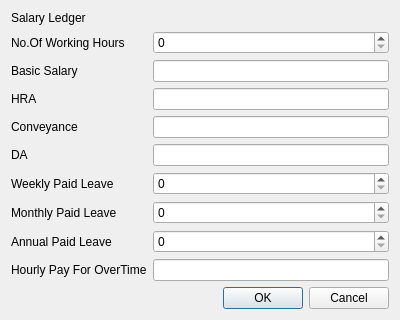
<?xml version="1.0" encoding="UTF-8"?>
<ui version="4.0">
 <class>AddEmployeeSalaryDetails</class>
 <widget class="QWidget" name="AddEmployeeSalaryDetails">
  <property name="geometry">
   <rect>
    <x>0</x>
    <y>0</y>
    <width>400</width>
    <height>300</height>
   </rect>
  </property>
  <property name="windowTitle">
   <string>Form</string>
  </property>
  <layout class="QVBoxLayout" name="verticalLayout">
   <item>
    <layout class="QFormLayout" name="formLayout_3">
     <item row="1" column="0">
      <widget class="QLabel" name="noOfWorkingHoursLabel">
       <property name="text">
        <string>No.Of Working Hours</string>
       </property>
      </widget>
     </item>
     <item row="1" column="1">
      <widget class="QSpinBox" name="noOfWorkingHoursSpinBox"/>
     </item>
     <item row="2" column="0">
      <widget class="QLabel" name="basicSalaryLabel">
       <property name="text">
        <string>Basic Salary</string>
       </property>
      </widget>
     </item>
     <item row="2" column="1">
      <widget class="QLineEdit" name="basicSalaryLineEdit"/>
     </item>
     <item row="3" column="0">
      <widget class="QLabel" name="hRALabel">
       <property name="text">
        <string>HRA</string>
       </property>
      </widget>
     </item>
     <item row="3" column="1">
      <widget class="QLineEdit" name="hRALineEdit"/>
     </item>
     <item row="4" column="0">
      <widget class="QLabel" name="conveyanceLabel">
       <property name="text">
        <string>Conveyance</string>
       </property>
      </widget>
     </item>
     <item row="4" column="1">
      <widget class="QLineEdit" name="conveyanceLineEdit"/>
     </item>
     <item row="5" column="0">
      <widget class="QLabel" name="dALabel">
       <property name="text">
        <string>DA</string>
       </property>
      </widget>
     </item>
     <item row="5" column="1">
      <widget class="QLineEdit" name="dALineEdit"/>
     </item>
     <item row="6" column="0">
      <widget class="QLabel" name="weeklyPaidLeaveLabel">
       <property name="text">
        <string>Weekly Paid Leave</string>
       </property>
      </widget>
     </item>
     <item row="6" column="1">
      <widget class="QSpinBox" name="weeklyLeaveSpinBox"/>
     </item>
     <item row="7" column="0">
      <widget class="QLabel" name="monthlyPaidLeaveLabel">
       <property name="text">
        <string>Monthly Paid Leave</string>
       </property>
      </widget>
     </item>
     <item row="7" column="1">
      <widget class="QSpinBox" name="MonthlySpinBox"/>
     </item>
     <item row="8" column="0">
      <widget class="QLabel" name="annualPaidLeaveLabel">
       <property name="text">
        <string>Annual Paid Leave</string>
       </property>
      </widget>
     </item>
     <item row="8" column="1">
      <widget class="QSpinBox" name="AnnualLeaveSpinBox"/>
     </item>
     <item row="9" column="0">
      <widget class="QLabel" name="hourlyPayForOverTimeLabel">
       <property name="text">
        <string>Hourly Pay For OverTime</string>
       </property>
      </widget>
     </item>
     <item row="9" column="1">
      <widget class="QLineEdit" name="hourlyPayForOverTimeLineEdit"/>
     </item>
     <item row="0" column="0">
      <widget class="QLabel" name="salaryLedgerLabel">
       <property name="text">
        <string>Salary Ledger</string>
       </property>
      </widget>
     </item>
     <item row="0" column="1">
      <widget class="QWidget" name="salaryLedgerWidget" native="true">
       <widget class="QWidget" name="verticalLayoutWidget_2">
        <property name="geometry">
         <rect>
          <x>0</x>
          <y>0</y>
          <width>241</width>
          <height>20</height>
         </rect>
        </property>
        <layout class="QVBoxLayout" name="salaryLay"/>
       </widget>
      </widget>
     </item>
    </layout>
   </item>
   <item>
    <layout class="QVBoxLayout" name="verticalLayout_3">
     <item>
      <widget class="QDialogButtonBox" name="buttonBox">
       <property name="standardButtons">
        <set>QDialogButtonBox::Cancel|QDialogButtonBox::Ok</set>
       </property>
      </widget>
     </item>
    </layout>
   </item>
  </layout>
 </widget>
 <resources/>
 <connections/>
</ui>
